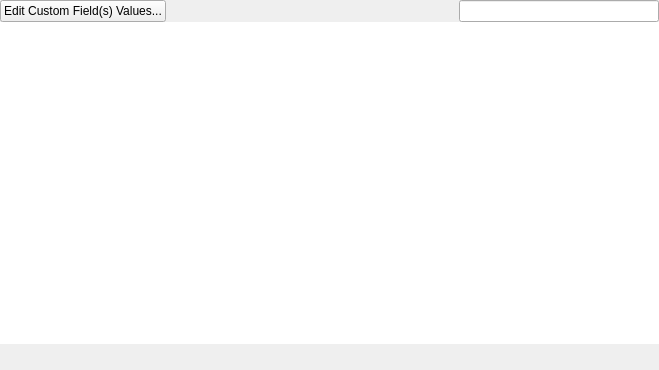
<?xml version="1.0" encoding="UTF-8"?>
<ui version="4.0">
 <class>DeviceDetailsWidget</class>
 <widget class="QWidget" name="DeviceDetailsWidget">
  <property name="geometry">
   <rect>
    <x>0</x>
    <y>0</y>
    <width>659</width>
    <height>370</height>
   </rect>
  </property>
  <property name="windowTitle">
   <string>Form</string>
  </property>
  <layout class="QVBoxLayout" name="verticalLayout">
   <property name="spacing">
    <number>0</number>
   </property>
   <property name="leftMargin">
    <number>0</number>
   </property>
   <property name="topMargin">
    <number>0</number>
   </property>
   <property name="rightMargin">
    <number>0</number>
   </property>
   <property name="bottomMargin">
    <number>0</number>
   </property>
   <item>
    <widget class="QWidget" name="widgetTop" native="true">
     <layout class="QHBoxLayout" name="horizontalLayout_2">
      <property name="leftMargin">
       <number>0</number>
      </property>
      <property name="topMargin">
       <number>0</number>
      </property>
      <property name="rightMargin">
       <number>0</number>
      </property>
      <property name="bottomMargin">
       <number>0</number>
      </property>
      <item>
       <widget class="QPushButton" name="editCFValuesButton">
        <property name="text">
         <string>Edit Custom Field(s) Values...</string>
        </property>
       </widget>
      </item>
      <item>
       <spacer name="horizontalSpacerTop">
        <property name="orientation">
         <enum>Qt::Horizontal</enum>
        </property>
        <property name="sizeHint" stdset="0">
         <size>
          <width>287</width>
          <height>20</height>
         </size>
        </property>
       </spacer>
      </item>
      <item>
       <widget class="SearchLineEdit" name="searchField">
        <property name="sizePolicy">
         <sizepolicy hsizetype="Fixed" vsizetype="Fixed">
          <horstretch>0</horstretch>
          <verstretch>0</verstretch>
         </sizepolicy>
        </property>
        <property name="minimumSize">
         <size>
          <width>200</width>
          <height>0</height>
         </size>
        </property>
       </widget>
      </item>
     </layout>
    </widget>
   </item>
   <item>
    <widget class="StyledTreeView" name="detailsList">
     <property name="frameShape">
      <enum>QFrame::NoFrame</enum>
     </property>
     <property name="editTriggers">
      <set>QAbstractItemView::NoEditTriggers</set>
     </property>
     <property name="selectionMode">
      <enum>QAbstractItemView::ExtendedSelection</enum>
     </property>
     <property name="indentation">
      <number>0</number>
     </property>
     <property name="sortingEnabled">
      <bool>true</bool>
     </property>
    </widget>
   </item>
   <item>
    <widget class="QWidget" name="widgetBottom" native="true">
     <layout class="QHBoxLayout" name="horizontalLayout">
      <property name="leftMargin">
       <number>0</number>
      </property>
      <property name="topMargin">
       <number>6</number>
      </property>
      <property name="rightMargin">
       <number>0</number>
      </property>
      <property name="bottomMargin">
       <number>6</number>
      </property>
      <item>
       <widget class="QLabel" name="labelFieldDescription">
        <property name="text">
         <string/>
        </property>
        <property name="wordWrap">
         <bool>true</bool>
        </property>
       </widget>
      </item>
     </layout>
    </widget>
   </item>
  </layout>
 </widget>
 <customwidgets>
  <customwidget>
   <class>StyledTreeView</class>
   <extends>QTreeView</extends>
   <header>FileWaveGuiLib/styledviews/styledtreeview.h</header>
  </customwidget>
  <customwidget>
   <class>SearchLineEdit</class>
   <extends>QLineEdit</extends>
   <header>FileWaveGuiLib/searchlineedit/searchlineedit.h</header>
  </customwidget>
 </customwidgets>
 <resources/>
 <connections/>
</ui>
